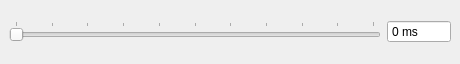
<?xml version="1.0" encoding="UTF-8"?>
<ui version="4.0">
 <class>CTuneTimerDialog</class>
 <widget class="QDockWidget" name="CTuneTimerDialog">
  <property name="geometry">
   <rect>
    <x>0</x>
    <y>0</y>
    <width>460</width>
    <height>64</height>
   </rect>
  </property>
  <property name="minimumSize">
   <size>
    <width>86</width>
    <height>64</height>
   </size>
  </property>
  <property name="features">
   <set>QDockWidget::AllDockWidgetFeatures</set>
  </property>
  <property name="windowTitle">
   <string>Time interval update render</string>
  </property>
  <widget class="QWidget" name="dockWidgetContents">
   <layout class="QGridLayout" name="gridLayout">
    <item row="0" column="0">
     <widget class="QSlider" name="horizontalSlider">
      <property name="maximum">
       <number>1000</number>
      </property>
      <property name="orientation">
       <enum>Qt::Horizontal</enum>
      </property>
      <property name="tickPosition">
       <enum>QSlider::TicksAbove</enum>
      </property>
      <property name="tickInterval">
       <number>100</number>
      </property>
     </widget>
    </item>
    <item row="0" column="1">
     <widget class="QSpinBox" name="spinBox">
      <property name="frame">
       <bool>true</bool>
      </property>
      <property name="readOnly">
       <bool>true</bool>
      </property>
      <property name="buttonSymbols">
       <enum>QAbstractSpinBox::NoButtons</enum>
      </property>
      <property name="suffix">
       <string> ms</string>
      </property>
      <property name="maximum">
       <number>10000</number>
      </property>
     </widget>
    </item>
   </layout>
  </widget>
 </widget>
 <resources/>
 <connections>
  <connection>
   <sender>horizontalSlider</sender>
   <signal>valueChanged(int)</signal>
   <receiver>spinBox</receiver>
   <slot>setValue(int)</slot>
   <hints>
    <hint type="sourcelabel">
     <x>167</x>
     <y>93</y>
    </hint>
    <hint type="destinationlabel">
     <x>319</x>
     <y>75</y>
    </hint>
   </hints>
  </connection>
 </connections>
</ui>
